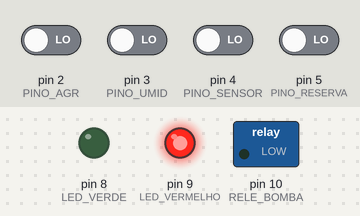
Recording of a sketch running on a simulated Arduino Uno, built with avr-gcc and run on an emulated ATmega328P. On the bench: switched loads named in the sketch (green lamp = pin HIGH), output pins drawn as LEDs (lit = HIGH). The test bench sets the inputs (shaded band); at power-on: pin 2 (PINO_AGR), pin 3 (PINO_UMID), pin 4 (PINO_SENSOR), pin 5 (PINO_RESERVA) LOW. What the sketch prints to the serial monitor is not drawn.

Above: at 1.8 s.
1.9 s: pin 2 (PINO_AGR) driven HIGH
5.6 s: pin 3 (PINO_UMID) driven HIGH
8.8 s: pin 4 (PINO_SENSOR) driven HIGH
11.9 s: pin 5 (PINO_RESERVA) driven HIGH
At 13.2 s:
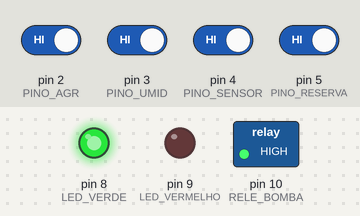
13.9 s: pin 5 (PINO_RESERVA) driven LOW
At 15.6 s:
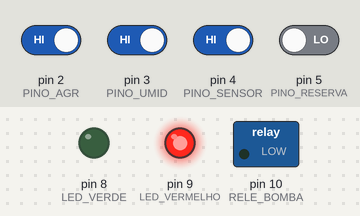
15.9 s: pin 2 (PINO_AGR) driven LOW
Timing chart, 0 to 18.9 s (numbered marks = the images above; inputs shaded):
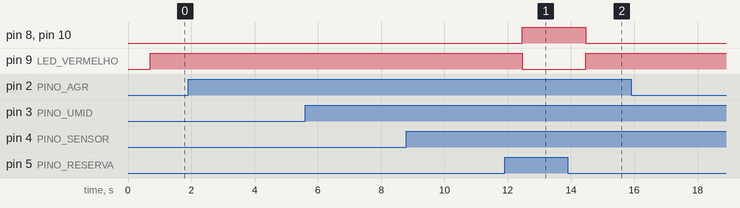

Measured:
- after the input at 1.9 s, every drawn part: stays the same
- after the input at 5.6 s, every drawn part: stays the same
- after the input at 8.8 s, every drawn part: stays the same
- after the input at 11.9 s, pin 8 (LED_VERDE), pin 10 (RELE_BOMBA): LOW → HIGH after 0.57 s; pin 9 (LED_VERMELHO): HIGH → LOW after 0.57 s
- after the input at 13.9 s, pin 8 (LED_VERDE), pin 10 (RELE_BOMBA): HIGH → LOW after 0.57 s; pin 9 (LED_VERMELHO): LOW → HIGH after 0.57 s
- after the input at 15.9 s, every drawn part: stays the same

The sketch:

arduino_irrigacao.ino
```cpp
/*
 * ============================================================================
 *  SIFSM: Sistema Integrado de Futuro Sustentável em Marte
 *  Aurora Siger | Base Harmonia-7 | FIAP, Ciência da Computação, Fase 7
 *  Grupo: Gabriel, Lucas, Matheus, Miguel e Pedro
 * ----------------------------------------------------------------------------
 *  arduino_irrigacao.ino
 *
 *  Controlador embarcado da irrigação do módulo agrícola (AGR).
 *  Implementa em hardware a mesma regra booleana do sistema em Python:
 *
 *      IRRIGAR  = AGR AND UMID AND SENSOR AND RESERVA
 *      BLOQUEAR = NOT IRRIGAR
 *                = NOT AGR OR NOT UMID OR NOT SENSOR OR NOT RESERVA
 *
 *  Por que rodar isso na borda, e não no servidor central: a decisão é uma
 *  porta AND de quatro entradas. Mandar a leitura por rádio até o centro de
 *  controle para receber a resposta de volta gastaria mais energia de
 *  transmissão do que o microcontrolador gasta para decidir no local. Em uma
 *  colônia onde cada quilowatt-hora sai do mesmo orçamento solar do suporte
 *  de vida, processar na borda é decisão de arquitetura e de sustentabilidade
 *  ao mesmo tempo.
 *
 *  LIGAÇÕES DO CIRCUITO
 *    O esquema completo está no terceiro painel de circuito_logico.png.
 *    Arduino Uno R3, protoboard pequena e:
 *      - 4 chaves (ou push buttons) nas entradas digitais 2, 3, 4 e 5,
 *        cada uma com resistor de 10k ohm em pull-down para o GND;
 *      - LED verde no pino 8, com resistor de 220 ohm (irrigação liberada);
 *      - LED vermelho no pino 9, com resistor de 220 ohm (bloqueio);
 *      - relé (ou um terceiro LED representando a bomba) no pino 10.
 *
 *    Para testar sem as chaves, basta abrir o monitor serial: o programa
 *    imprime a tabela verdade completa na inicialização.
 * ============================================================================
 */

// ---- Pinos de entrada: os quatro sinais da regra --------------------------
const int PINO_AGR     = 2;  // módulo agrícola operante
const int PINO_UMID    = 3;  // umidade do solo abaixo de 35%
const int PINO_SENSOR  = 4;  // leitura do sensor considerada confiável
const int PINO_RESERVA = 5;  // carga da bateria acima de 15%

// ---- Pinos de saída: atuadores -------------------------------------------
const int LED_VERDE    = 8;   // irrigação liberada
const int LED_VERMELHO = 9;   // bloqueio
const int RELE_BOMBA   = 10;  // aciona a bomba de irrigação

// Tempo entre leituras, em milissegundos. Mantido alto de propósito: a
// umidade do solo muda devagar e ler rápido demais só gastaria energia.
const unsigned long INTERVALO_MS = 1000;


void setup() {
  pinMode(PINO_AGR,     INPUT);
  pinMode(PINO_UMID,    INPUT);
  pinMode(PINO_SENSOR,  INPUT);
  pinMode(PINO_RESERVA, INPUT);

  pinMode(LED_VERDE,    OUTPUT);
  pinMode(LED_VERMELHO, OUTPUT);
  pinMode(RELE_BOMBA,   OUTPUT);

  Serial.begin(9600);
  Serial.println(F("SIFSM | Controlador de irrigacao do modulo AGR"));
  Serial.println(F("Regra: IRRIGAR = AGR AND UMID AND SENSOR AND RESERVA"));
  imprimirTabelaVerdade();
}


/*
 * Avalia a regra booleana. É a porta AND de quatro entradas em software:
 * o operador && devolve verdadeiro apenas quando os quatro sinais estão
 * em nível alto, exatamente como o circuito da figura circuito_logico.png.
 */
bool avaliarRegra(bool agr, bool umid, bool sensor, bool reserva) {
  return agr && umid && sensor && reserva;
}


/*
 * Explica qual condição derrubou a decisão, aplicando De Morgan: como
 * BLOQUEAR é a soma lógica das negações, basta descobrir qual delas é
 * verdadeira para saber o motivo do bloqueio.
 */
void explicarBloqueio(bool agr, bool umid, bool sensor, bool reserva) {
  Serial.print(F("  Bloqueado por: "));
  if (!agr)     Serial.print(F("[modulo AGR fora de operacao] "));
  if (!umid)    Serial.print(F("[umidade acima de 35%] "));
  if (!sensor)  Serial.print(F("[sensor sem leitura confiavel] "));
  if (!reserva) Serial.print(F("[bateria abaixo de 15%] "));
  Serial.println();
}


/*
 * Imprime as 16 combinações possíveis. Serve para conferir no monitor
 * serial que o comportamento do hardware bate com a tabela verdade do
 * relatório, sem precisar acionar as chaves uma a uma.
 */
void imprimirTabelaVerdade() {
  Serial.println(F("\nAGR UMID SENS RES | IRRIGAR BLOQ"));
  Serial.println(F("------------------+--------------"));
  for (int a = 0; a <= 1; a++) {
    for (int u = 0; u <= 1; u++) {
      for (int s = 0; s <= 1; s++) {
        for (int r = 0; r <= 1; r++) {
          bool saida = avaliarRegra(a, u, s, r);
          Serial.print(F("  "));   Serial.print(a);
          Serial.print(F("    ")); Serial.print(u);
          Serial.print(F("    ")); Serial.print(s);
          Serial.print(F("    ")); Serial.print(r);
          Serial.print(F("  |    ")); Serial.print(saida ? 1 : 0);
          Serial.print(F("      "));  Serial.println(saida ? 0 : 1);
        }
      }
    }
  }
  Serial.println();
}


void loop() {
  // Leitura dos quatro sinais de entrada
  bool agr     = digitalRead(PINO_AGR)     == HIGH;
  bool umid    = digitalRead(PINO_UMID)    == HIGH;
  bool sensor  = digitalRead(PINO_SENSOR)  == HIGH;
  bool reserva = digitalRead(PINO_RESERVA) == HIGH;

  bool irrigar = avaliarRegra(agr, umid, sensor, reserva);

  // Acionamento dos atuadores
  digitalWrite(LED_VERDE,    irrigar ? HIGH : LOW);
  digitalWrite(LED_VERMELHO, irrigar ? LOW  : HIGH);
  digitalWrite(RELE_BOMBA,   irrigar ? HIGH : LOW);

  // Registro no monitor serial, que faz o papel do log da colônia
  Serial.print(F("AGR="));     Serial.print(agr);
  Serial.print(F(" UMID="));   Serial.print(umid);
  Serial.print(F(" SENSOR=")); Serial.print(sensor);
  Serial.print(F(" RESERVA="));Serial.print(reserva);
  Serial.print(F(" -> "));
  Serial.println(irrigar ? F("IRRIGAR") : F("BLOQUEAR"));

  if (!irrigar) {
    explicarBloqueio(agr, umid, sensor, reserva);
  }

  delay(INTERVALO_MS);
}
```
